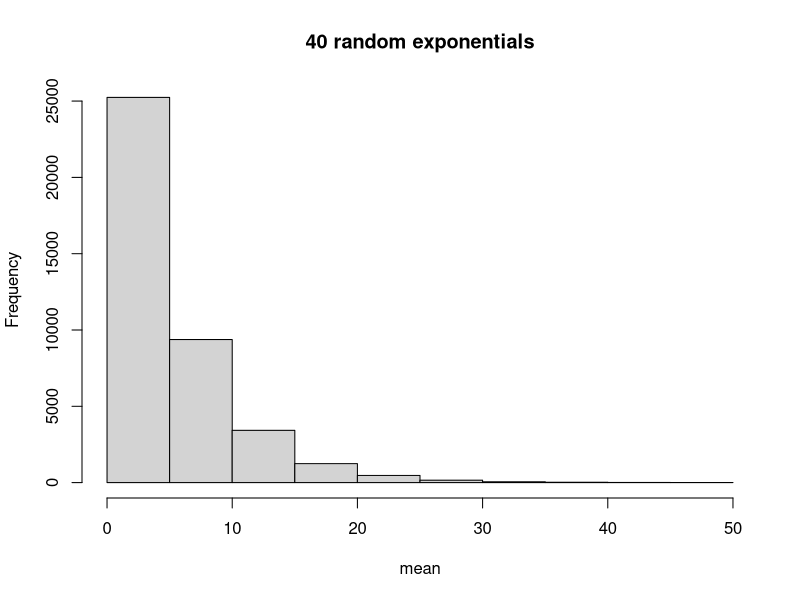
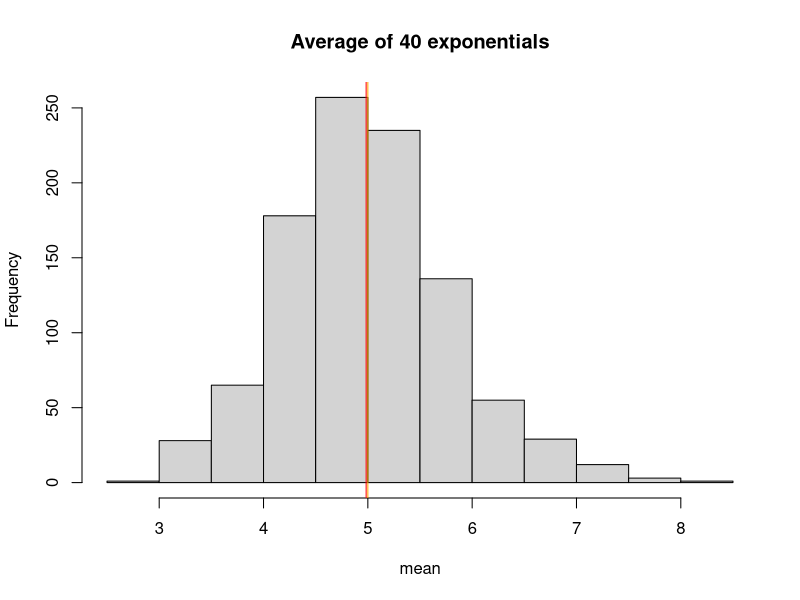
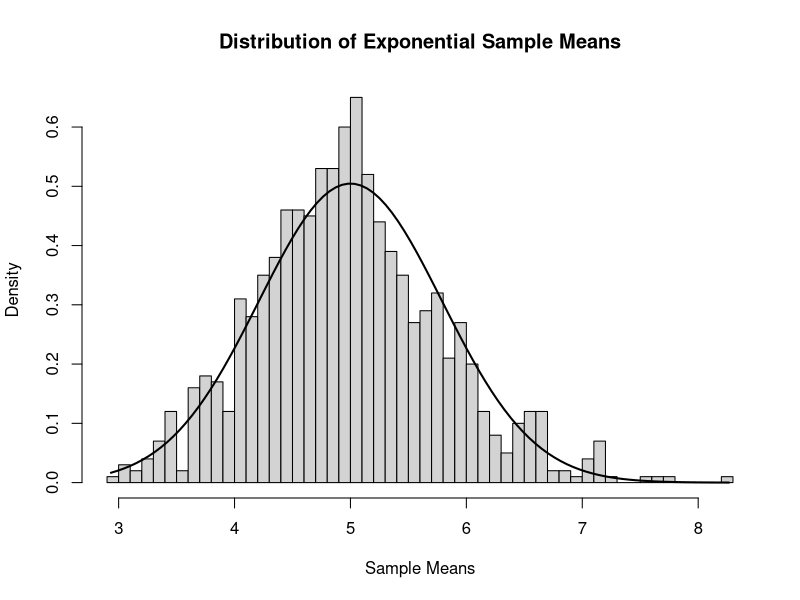
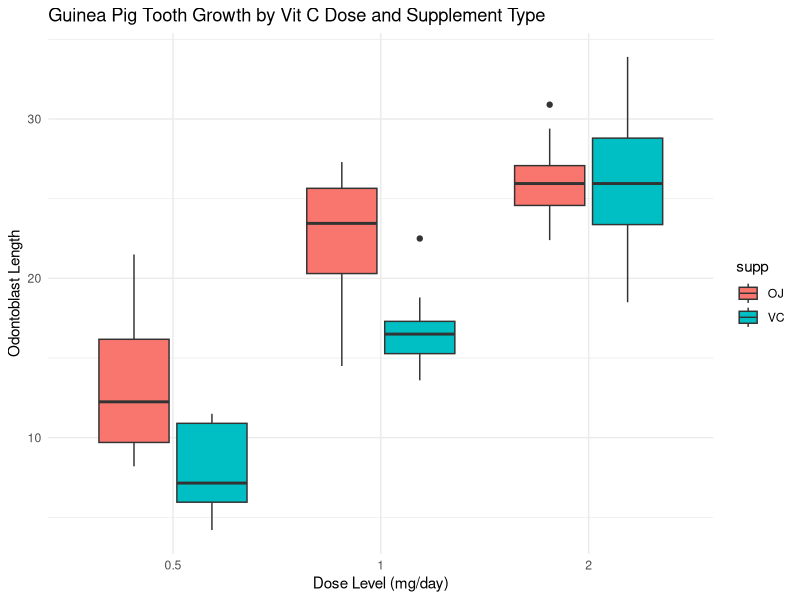

These charts were generated, in order, by the following R code:
## ---- chunk 1
library(datasets)
library(data.table)
library(ggplot2)
library(knitr)
library(dplyr)
library(tidyr)
opts_chunk$set(echo=TRUE)
## ---- chunk 2
set.seed(44)
lambda <- 0.2
n <- 40
nosim <- 1000
## ---- chunk 3
sample_simulated <- matrix(rexp(nosim*n, rate=lambda),nosim)
sample_means <- rowMeans(sample_simulated)
sample_mean <- mean(sample_means)
sample_sd <- sd(sample_means)
sample_variance <- sample_sd^2

## ---- chunk 4
theoretical_mean <- 1/lambda
theoretical_sd <- (1/lambda)/sqrt(n)
theoretical_variance <- ((1/lambda)/sqrt(n))^2
## ---- chunk 5
hist(sample_simulated, xlab = "mean", main = "40 random exponentials")
## ---- chunk 6
hist(sample_means, xlab = "mean", main = "Average of 40 exponentials")
abline(v = sample_mean, col = "red")
abline(v = theoretical_mean, col = "orange")
## ---- chunk 7
hist(sample_means, breaks=n, probability=TRUE, main = "Distribution of Exponential Sample Means", xlab = "Sample Means")

x_axis <- seq(min(sample_means),max(sample_means),length=100)
y_axis <- dnorm(x_axis, mean = theoretical_mean, sd = theoretical_sd)
lines(x_axis,y_axis,lwd=2)
## ---- chunk 8

data("ToothGrowth")
head(ToothGrowth)
summary(ToothGrowth)
## ---- chunk 9

ToothGrowth$dose <- as.factor(ToothGrowth$dose)
ggplot(ToothGrowth, aes(x = dose, y = len, fill = supp)) +
  geom_boxplot() +
  labs(title = "Guinea Pig Tooth Growth by Vit C Dose and Supplement Type",
       x = "Dose Level (mg/day)",
       y = "Odontoblast Length") +
  theme_minimal()

## ---- chunk 10

ttest_deliver <- t.test(len ~ supp, data=ToothGrowth, var.equal=FALSE)

ttest_deliver$p.value
ttest_deliver$conf.int

## ---- chunk 11
dose_0510 <- subset(ToothGrowth, dose %in% c(.5, 1.0))
ttest_dose0510 <- t.test(len ~ dose, data = dose_0510, var.equal = FALSE)

ttest_dose0510$p.value
ttest_dose0510$conf.int
## ---- chunk 12
dose_0520 <- subset(ToothGrowth, dose %in% c(.5, 2.0))
ttest_dose0520 <- t.test(len ~ dose, data = dose_0520, var.equal = FALSE)

ttest_dose0520$p.value
ttest_dose0520$conf.int
## ---- chunk 13
dose_05 <- subset(ToothGrowth, dose %in% c(.5))
ttest_dose05 <- t.test(len ~ supp, data = dose_05, var.equal = FALSE)

ttest_dose05$p.value
ttest_dose05$conf.int
## ---- chunk 14
dose_10 <- subset(ToothGrowth, dose %in% c(1.0))
ttest_dose10 <- t.test(len ~ supp, data = dose_10, var.equal = FALSE)

ttest_dose10$p.value
ttest_dose10$conf.int
## ---- chunk 15
dose_20 <- subset(ToothGrowth, dose %in% c(2.0))
ttest_dose20 <- t.test(len ~ supp, data = dose_20, var.equal = FALSE)

ttest_dose20$p.value
ttest_dose20$conf.int
